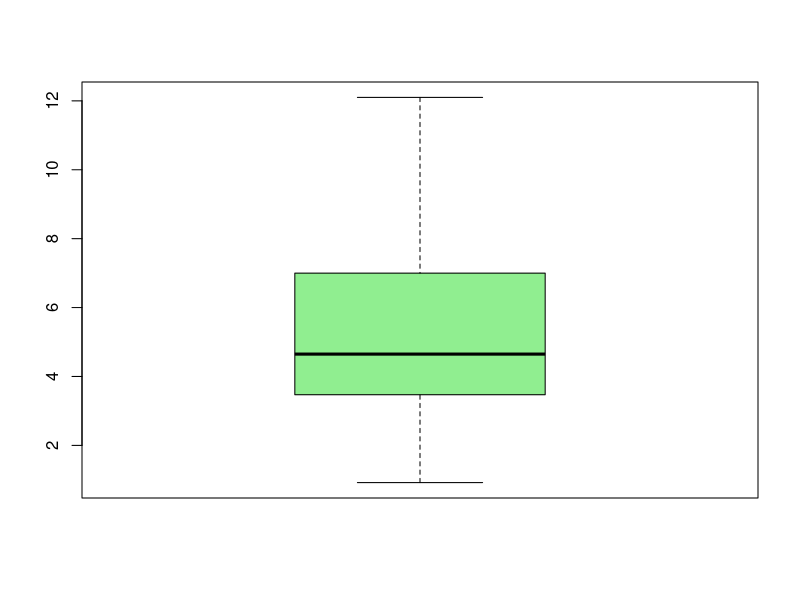
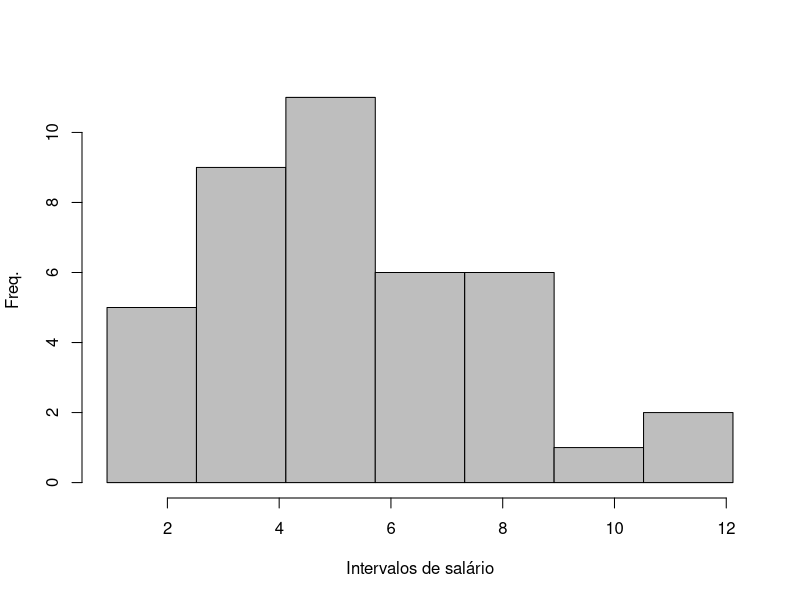
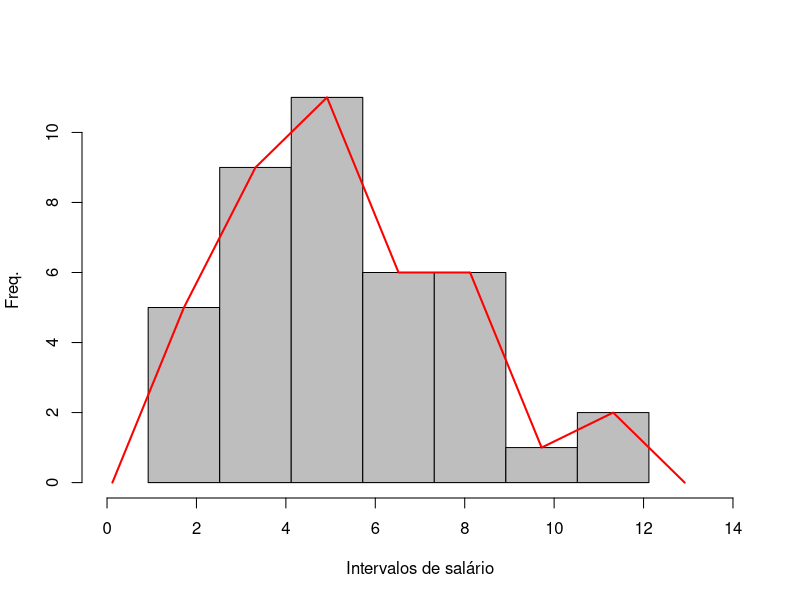

Reproduce these figures in R, in order.
## ---- chunk 1
install.packages("Ecdat")
## ---- chunk 2
# criando o objeto salario no R:
salario<-c(3.67,5.31,3.74,8.57,4.11,6.96,6.13,3.22,4.60,7.66,6.01,4.70,5.69,4.35,2.84,1.99,4.77,10.31,4.17,1.71,4.07,8.35,7.47,3.16,3.27,4.41,0.92,11.13,6.15,1.07,2.14,8.23,3.20,4.41,12.10,4.37,6.79,7.04,7.46,4.90)
## ---- chunk 3
salario
## ---- chunk 4
média<-mean(salario)
## ---- chunk 5
média
## ---- chunk 6
mediana<-median(salario)
mediana
## ---- chunk 7
y <- table(salario)
moda <- names(y)[which(y==max(y))]
moda
## ---- chunk 8
table(salario)
## ---- chunk 9
variância<-var(salario)
variância
## ---- chunk 10
desvio_padrão<-sd(salario)
desvio_padrão
## ---- chunk 11
coef_variação<-(desvio_padrão/média)*100
coef_variação
## ---- chunk 12
boxplot(salario,main=" ", cex.main=0.9,col="lightgreen")
## ---- chunk 13
k<-ceiling((1+3.3*log10(length(salario)))) # cálculo do número de intervalos de classe
k
## ---- chunk 14
h<-(diff(range(salario))/k) # cálculo do intervalo de classe
h
## ---- chunk 15
h<-1.6 # definindo o intervalo
minimo<-min(salario);minimo
## ---- chunk 16
limites<-c(minimo,minimo+h,minimo+2*h,minimo+3*h,minimo+4*h,
           minimo+5*h,minimo+6*h,minimo+7*h)
limites # apresenta os limites dos intervalos de classes
## ---- chunk 17
classes<-c("0.92|-- 2.52","2.52|-- 4.12","4.12|-- 5.72",
             "5.72|-- 7.32","7.32|-- 8.92","8.92|-- 10.52",
             "10.52|-- 12.12")
table(cut(salario,breaks=limites,right=FALSE,labels=classes))
## ---- chunk 18
histo<-hist(salario,breaks = 
c(minimo,minimo+h,minimo+2*h,minimo+3*h,minimo+4*h,
minimo+5*h,minimo+6*h,minimo+7*h),
include.lowest = TRUE,col="grey",freq=T,
main=" ",ylab="Freq.",
xlab="Intervalos de salário")
## ---- chunk 19
histo<-hist(salario,breaks = 
c(minimo,minimo+h,minimo+2*h,minimo+3*h,minimo+4*h,
minimo+5*h,minimo+6*h,minimo+7*h),
include.lowest = TRUE,col="grey",freq=T,
main=" ",cex.main=0.8,
ylab="Freq.",xlab="Intervalos de salário",xlim=c(0,14))
lines(c(0.12, histo$mids, 12.92), c(0,histo$counts, 0),
type = "l",col="red",lwd=2)
